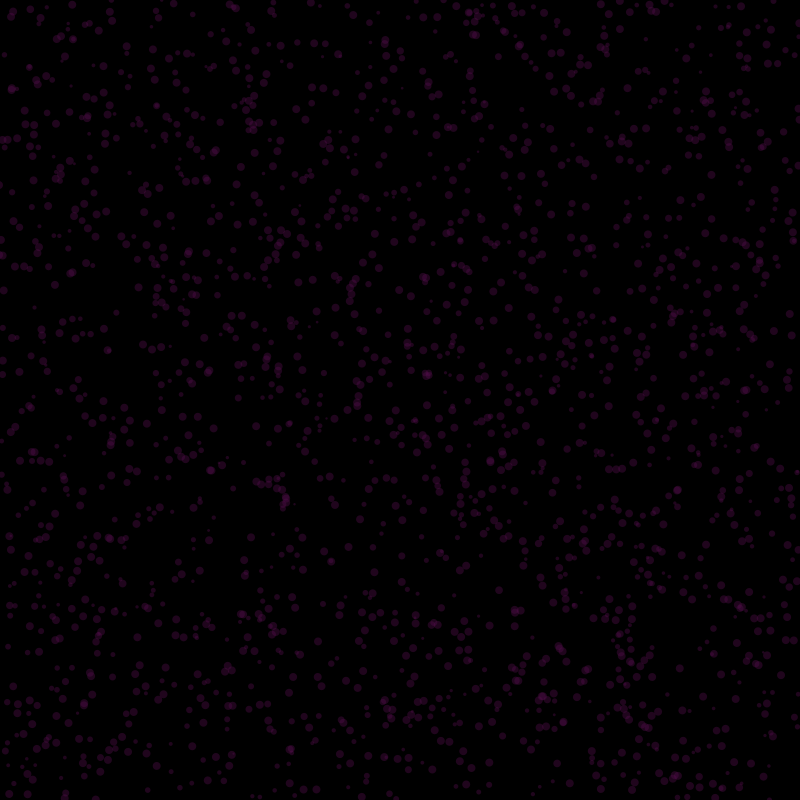
Frame 1 (no input)
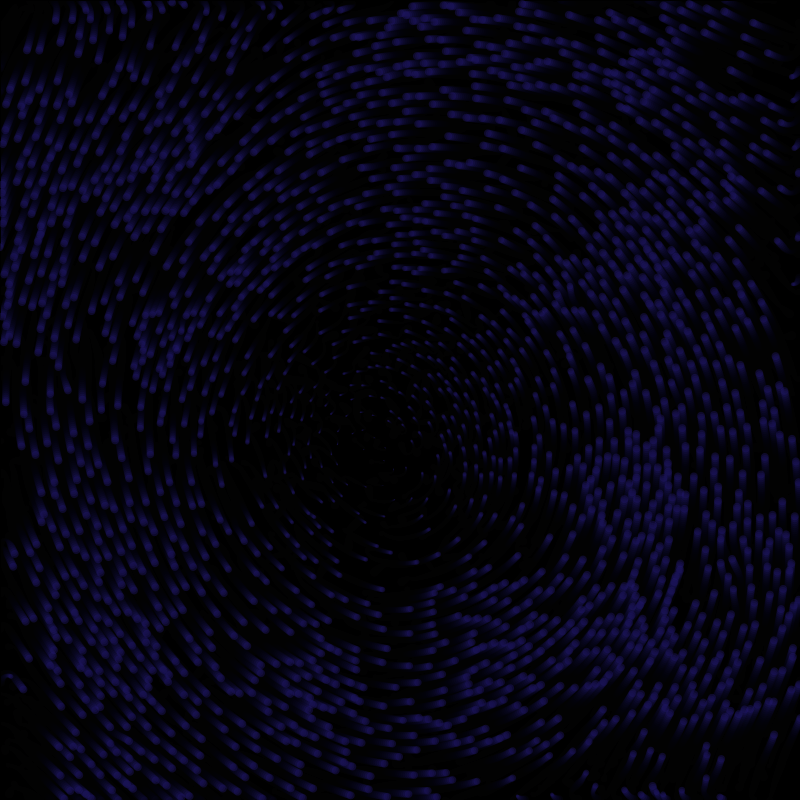
Frame 60 (the mouse pressed at the canvas centre just before this capture)
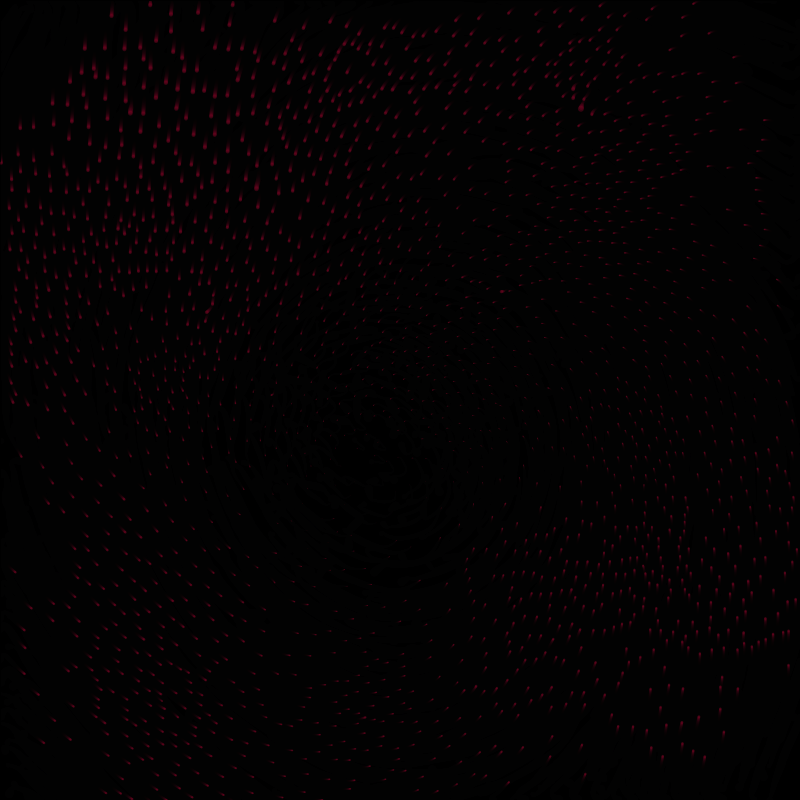
Frame 120 (the mouse held since frame 60 and released just before this capture)

The Processing sketch that drew these frames (run headless with seeded random() and noise(); from frame 60 on, the mouse is pressed at the canvas centre):

// Processing sketch: Flocking
// ── Flocking.pde
ArrayList<Boid> boids = new ArrayList<Boid>();
color boidColor;
WindField wind;
void setup() {
    float separationStrength = 1.5;
    float alignmentStrength = 1.0;
    float cohesionStrength = 1.0;
    size(800, 800);
    pixelDensity(2);
    background(0);
    wind = new WindField(RESOLUTION);
    for (int i = 0; i < BOID_COUNT; i++) {
        boids.add(new Boid(separationStrength, alignmentStrength, cohesionStrength));
    }
}

void draw(){
    boidColor = customBoidColor();
    PVector windVector;
    fill(0, 50);
    rect(0, 0, width, height);
    for (Boid b : boids) {
        windVector = wind.lookup(b.position);
        if(mousePressed){
            windVector = new PVector(0,0); // Apply no wind if pressed
        }
        b.flock(boids, windVector);
        b.update(); // Update the boid's position and velocity
        b.setBoidSize(map(b.velocity.mag(),0,b.maxSpeed,0,8)); // Set their size
        b.setBoidColor(boidColor); // Set their color
        // uncomment the following line to enable action-based coloring
        // b.lastActionColor(); // Set the color based on the last dominant action
        b.display();
    }
}

color customBoidColor() {
    return color(
        map(sin(frameCount * 0.035), -1, 1, 142, 25), // R
        map(sin(frameCount * 0.035), -1, 1, 3, 25), // G
        map(sin(frameCount * 0.035), -1, 1, 32, 113), // B
        100 // Alpha
    );
}
// ── Body.pde
class Body{
    PVector position;
    PVector velocity;
    PVector acceleration;
    float maxSpeed = 2;
    Body(){
        position = new PVector(random(width), random(height));
        velocity = PVector.random2D().mult(random(1, 3)); // Creates random unitary vector and multiplies it by a random amount between 1 and 3 to give it some speed
        acceleration = new PVector(0, 0); // No acceleration for now
    }
    void applyForce(PVector force) {
        acceleration.add(force);
    }
    void update(){
        // Makes it clip through the walls and reappear on the other side
        if (position.x < 0) {
            position.x = width;
        }
        if (position.x > width) {
            position.x = 0;
        }
        if (position.y < 0 ) {
            position.y = height;
        }
        if (position.y > height) {
            position.y = 0;
        }
        velocity.add(acceleration);
        velocity.limit(maxSpeed); // Limit the velocity to prevent it from getting too fast
        position.add(velocity);
        acceleration.mult(0); // Reset acceleration after applying it 
    }
}
// ── Boid.pde
class Boid extends Body{
    float maxForce = MAX_FORCE;
    float perceptionRadius = PERCEPTION_RADIUS;
    float windStrength = WIND_STRENGTH;
    
    float separationStrength = 1.5;
    float alignmentStrength = 0.3;
    float cohesionStrength = 1;
    float boidSize = 4;
    color boidColor = color(255, 255, 255, 100);
    float [] lastForces = new float[]{0, 0, 0}; // Array to store the last forces applied for separation, alignment, and cohesion

    Boid(){
        // Basic constructor, just calls the super constructor of the Body class
        // Use this constructor if you want to use the default strengths for the three flocking behaviors
        super();
    }
    Boid(float separationStrength, float alignmentStrength, float cohesionStrength){
        // Constructor that allows you to set the strengths of the three flocking behaviors
        super();
        this.separationStrength = separationStrength;
        this.alignmentStrength = alignmentStrength;
        this.cohesionStrength = cohesionStrength;
    }

    PVector separate(ArrayList<Boid> boids){
        // This function returns separation steering force before weighting
        PVector steering = new PVector(0, 0);
        for(Boid other : boids){
            if(other != this){ // For all boids except itself
                float distance = PVector.dist(position, other.position);
                if(distance < perceptionRadius){ // If within perception radius
                    PVector diff = PVector.sub(position, other.position);
                    diff.normalize();
                    diff.div(distance);
                    steering.add(diff); // Add a steering force that is inversely proportional to the distance to the other boid
                }
            }
        }
        return steering;
    }
    PVector align(ArrayList<Boid> boids){
        // This function returns alignment steering force before weighting
        PVector steering = new PVector(0, 0);
        PVector avgVelocity = new PVector(0, 0);
        int neighbors = 0; // Count of neighbors within perception radius
        for(Boid other : boids){
            if(other != this){ // For all boids except itself
                float distance = PVector.dist(position, other.position);
                if(distance < perceptionRadius){ // If within perception radius
                    avgVelocity.add(other.velocity); // Add the other boid's velocity to the average velocity
                    neighbors++;
                }
            }
        }
        if (neighbors > 0) {
            avgVelocity.div(neighbors); // Divide the sum of the velocities by the number of neighbors to get the average velocity
            steering = PVector.sub(avgVelocity, velocity); // Calculate steering force direction
        }
        return steering; 
    }
    PVector cohere(ArrayList<Boid> boids){
        // This function returns cohesion steering force before weighting
        PVector steering = new PVector(0, 0);
        PVector avgPosition = new PVector(0, 0);
        int neighbors = 0; // Count of neighbors within perception radius
        for(Boid other : boids){
            if(other != this){ // For all boids except itself
                float distance = PVector.dist(position, other.position);
                if(distance < perceptionRadius){
                    avgPosition.add(other.position); // Add the other boid's position to the average position
                    neighbors++;
                }
            }
        }
        if (neighbors > 0) {
            avgPosition.div(neighbors); // Divide the sum of the positions by the number of neighbors to get the average position
            steering = PVector.sub(avgPosition, position);
        }
        return steering;
    }
    
    void flock(ArrayList<Boid> boids, PVector wind){
        // This function combines the three flocking behaviors into one
        
        // Reset the last forces array at the beginning of each flocking step
        lastForces[SEPARATION] = 0;
        lastForces[ALIGNMENT] = 0;
        lastForces[COHESION] = 0;
        
        PVector totalForce = new PVector(0, 0); // Vector to store all the forces 
        PVector separationForce = separate(boids); // Get the separation force
        PVector alignmentForce = align(boids); // Get the alignment force
        PVector cohesionForce = cohere(boids); // Get the cohesion force
        PVector windForce = wind.copy(); // Copy the wind vector

        // Scale the forces by their respective strengths and limit them to the maximum force
        separationForce.mult(separationStrength);
        separationForce.limit(maxForce);
        alignmentForce.mult(alignmentStrength);
        alignmentForce.limit(maxForce);
        cohesionForce.mult(cohesionStrength);
        cohesionForce.limit(maxForce);
        // wind force already has strength applied
        windForce.limit(maxForce);

        // Add the forces to the total force vector
        totalForce.add(separationForce);
        totalForce.add(alignmentForce);
        totalForce.add(cohesionForce);
        totalForce.add(windForce);

        // Update the lastForces array
        lastForces[SEPARATION] = separationForce.mag();
        lastForces[ALIGNMENT] = alignmentForce.mag();
        lastForces[COHESION] = cohesionForce.mag();

        // Apply the total force to the boid
        applyForce(totalForce);
    }
    void setBoidSize(float size){
        boidSize = size;
    }
    void setBoidColor(color c){
        boidColor = c;
    }
    void lastActionColor(){
        // This function sets the boid's color based on the last dominant action (separation, alignment, or cohesion)
        float maxLastForce = max(lastForces[SEPARATION], max(lastForces[ALIGNMENT], lastForces[COHESION]));
        if(maxLastForce > lastForces[ALIGNMENT] && maxLastForce > lastForces[COHESION]){
            boidColor = color(255, 0, 0, 100); // Red for separation
        } else if(maxLastForce > lastForces[SEPARATION] && maxLastForce > lastForces[COHESION]){
            boidColor = color(0, 255, 0, 100); // Green for alignment
        } else if(maxLastForce > lastForces[SEPARATION] && maxLastForce > lastForces[ALIGNMENT]){
            boidColor = color(0, 0, 255, 100); // Blue for cohesion
        } else {
            boidColor = color(255, 255, 255, 100); // White for no dominant action
        }
    }
    void display(){
        pushStyle();
            noStroke();
            fill(boidColor);
            ellipse(position.x, position.y, boidSize, boidSize);
        popStyle();
    }
}
// ── Constants.pde
// Indexes for behaviors
static final int SEPARATION = 0;
static final int ALIGNMENT = 1;
static final int COHESION = 2;
// Settings values
static final int RESOLUTION = 20;
static final int RESOLUTION_X = 20;
static final int RESOLUTION_Y = 20;
static final int BOID_COUNT = 2000;
static final float WIND_STRENGTH = 0.5;
//Boid settings
static final float PERCEPTION_RADIUS = 80;
static final float MAX_FORCE = 0.2;

// ── WindField.pde
class WindField {
PVector[][] field;
int cols, rows;
float resolutionX, resolutionY;
    WindField(float resolution) {
        this.resolutionX = resolution;
        this.resolutionY = resolution;
        cols = width / (int)resolution;
        rows = height / (int)resolution;
        field = new PVector[cols][rows];
        init();
    }
    WindField(float resolutionX, float resolutionY) {
        this.resolutionX = resolutionX;
        this.resolutionY = resolutionY;
        cols = width / (int)resolutionX;
        rows = height / (int)resolutionY;
        field = new PVector[cols][rows];
        init();
    }

    void init() {
        for (int i = 0; i < cols; i++){
            for (int j = 0; j < rows; j++){
                PVector position = new PVector(i*resolutionX, j*resolutionY);
                field[i][j] = windDirection(position).mult(windMagnitude(position));
            }
        }
    }
    PVector windDirection(PVector position){
        PVector center = new PVector(width/2 +noise(frameCount*0.01)*50, height/2 +noise(frameCount*0.01)*50);
        PVector radial = PVector.sub(position, center);
        PVector dir = new PVector(-radial.y, radial.x);
        dir.add(PVector.random2D());
        dir.normalize();
        return dir;
    }
    float windMagnitude(PVector position){
        return WIND_STRENGTH*-0.2*noise(position.x*0.01, position.y*0.01);
    }
    PVector lookup(PVector position) {
        int column = (int)constrain(position.x / resolutionX, 0, cols - 1);
        int row = (int)constrain(position.y / resolutionY, 0, rows - 1);
        return field[column][row].copy();
  }
}
